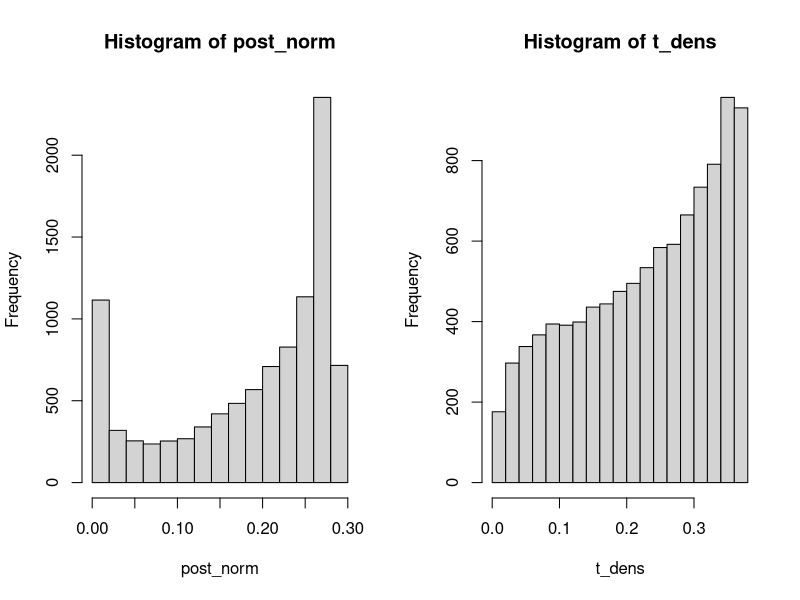

This chart was generated by the following R code:
## ---- chunk 1

##### Part ii #####



nu <- 4
S <- 10000

post_gamma <- numeric()

for (s in 1:S) {
    
    post_gamma[s] <- rgamma(n = 1, shape = (nu / 2), rate = (nu / 2))
    
}

post_norm <- dnorm(x = post_gamma, mean = 0, sd = sqrt(1 / post_gamma))

t_dens <- dt(x = post_gamma, df = nu)

par(mfrow = c(1, 2))

hist(post_norm)
hist(t_dens)

